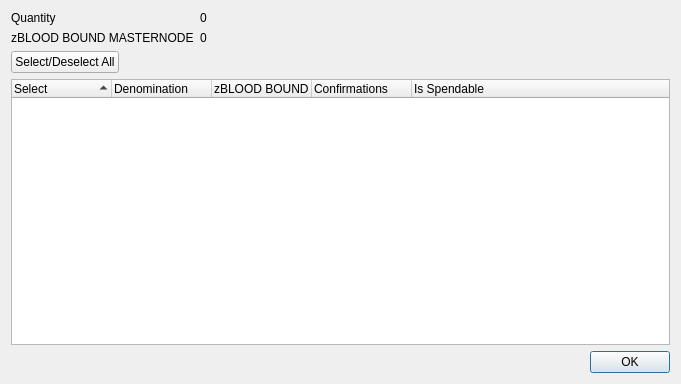
<?xml version="1.0" encoding="UTF-8"?>
<ui version="4.0">
 <class>ZBLOOD_BOUND_MASTERNODEControlDialog</class>
 <widget class="QDialog" name="ZBLOOD_BOUND_MASTERNODEControlDialog">
  <property name="geometry">
   <rect>
    <x>0</x>
    <y>0</y>
    <width>681</width>
    <height>384</height>
   </rect>
  </property>
  <property name="minimumSize">
   <size>
    <width>681</width>
    <height>384</height>
   </size>
  </property>
  <property name="windowTitle">
   <string>Select zBLOOD BOUND MASTERNODE to Spend</string>
  </property>
  <layout class="QGridLayout" name="gridLayout">
   <item row="0" column="0">
    <layout class="QFormLayout" name="formLayout">
     <property name="sizeConstraint">
      <enum>QLayout::SetDefaultConstraint</enum>
     </property>
     <item row="0" column="0">
      <widget class="QLabel" name="labelQuantity">
       <property name="text">
        <string>Quantity</string>
       </property>
      </widget>
     </item>
     <item row="0" column="1">
      <widget class="QLabel" name="labelQuantity_int">
       <property name="text">
        <string>0</string>
       </property>
      </widget>
     </item>
     <item row="1" column="0">
      <widget class="QLabel" name="labelZBLOOD_BOUND_MASTERNODE">
       <property name="text">
        <string>zBLOOD BOUND MASTERNODE</string>
       </property>
      </widget>
     </item>
     <item row="1" column="1">
      <widget class="QLabel" name="labelZBLOOD_BOUND_MASTERNODE_int">
       <property name="text">
        <string>0</string>
       </property>
      </widget>
     </item>
     <item row="2" column="0">
      <widget class="QPushButton" name="pushButtonAll">
       <property name="text">
        <string>Select/Deselect All</string>
       </property>
      </widget>
     </item>
    </layout>
   </item>
   <item row="1" column="0">
    <layout class="QVBoxLayout" name="verticalLayout">
     <item>
      <widget class="QTreeWidget" name="treeWidget">
       <property name="minimumSize">
        <size>
         <width>0</width>
         <height>250</height>
        </size>
       </property>
       <property name="alternatingRowColors">
        <bool>true</bool>
       </property>
       <property name="sortingEnabled">
        <bool>true</bool>
       </property>
       <property name="columnCount">
        <number>5</number>
       </property>
       <attribute name="headerDefaultSectionSize">
        <number>100</number>
       </attribute>
       <column>
        <property name="text">
         <string notr="true">Select</string>
        </property>
       </column>
       <column>
        <property name="text">
         <string notr="true">Denomination</string>
        </property>
       </column>
       <column>
        <property name="text">
         <string notr="true">zBLOOD BOUND MASTERNODE Public ID</string>
        </property>
       </column>
       <column>
        <property name="text">
         <string notr="true">Confirmations</string>
        </property>
       </column>
       <column>
        <property name="text">
         <string>Is Spendable</string>
        </property>
       </column>
      </widget>
     </item>
     <item>
      <widget class="QDialogButtonBox" name="buttonBox">
       <property name="orientation">
        <enum>Qt::Horizontal</enum>
       </property>
       <property name="standardButtons">
        <set>QDialogButtonBox::Ok</set>
       </property>
      </widget>
     </item>
    </layout>
   </item>
  </layout>
 </widget>
 <resources/>
 <connections>
  <connection>
   <sender>buttonBox</sender>
   <signal>accepted()</signal>
   <receiver>ZBLOOD_BOUND_MASTERNODEControlDialog</receiver>
   <slot>accept()</slot>
   <hints>
    <hint type="sourcelabel">
     <x>248</x>
     <y>254</y>
    </hint>
    <hint type="destinationlabel">
     <x>157</x>
     <y>274</y>
    </hint>
   </hints>
  </connection>
  <connection>
   <sender>buttonBox</sender>
   <signal>rejected()</signal>
   <receiver>ZBLOOD_BOUND_MASTERNODEControlDialog</receiver>
   <slot>reject()</slot>
   <hints>
    <hint type="sourcelabel">
     <x>316</x>
     <y>260</y>
    </hint>
    <hint type="destinationlabel">
     <x>286</x>
     <y>274</y>
    </hint>
   </hints>
  </connection>
 </connections>
</ui>
